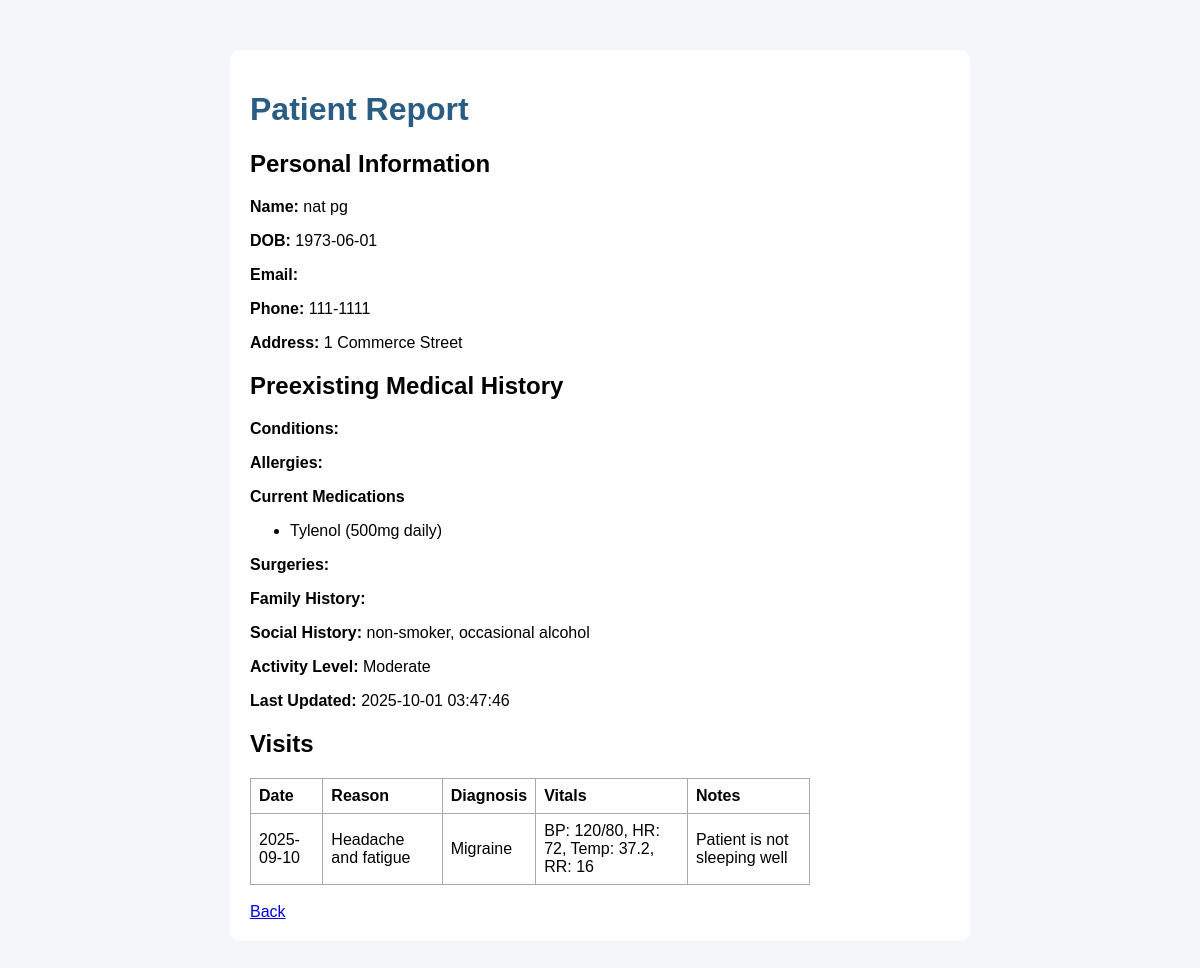
Screenshot of /doctor/generate_report.php?patient_id=1 (signed in) with the database file from the repository.
### tables this page shows
CREATE TABLE PATIENT_INFO (
    patient_id INT AUTO_INCREMENT PRIMARY KEY,
    first_name VARCHAR(50) NOT NULL,
    last_name VARCHAR(50) NOT NULL,
    date_of_birth DATE,
    gender VARCHAR(20),
    phone_number VARCHAR(20),
    contact_email VARCHAR(100) UNIQUE,
    address VARCHAR(200),
    emergency_contact_name VARCHAR(100),
    emergency_contact_number VARCHAR(20),
    marital_status ENUM('Single', 'Married', 'Divorced', 'Widowed','Seperated'),
    ethnicity VARCHAR(50)
     
);

CREATE TABLE PATIENT_MEDICATIONS (
    med_id INT AUTO_INCREMENT PRIMARY KEY,
    patient_id INT NOT NULL,
    medication_name VARCHAR(100) NOT NULL,
    start_date DATE,
    end_date DATE,
    dosage VARCHAR(50),
    FOREIGN KEY (patient_id) REFERENCES PATIENT_INFO(patient_id)
);

CREATE TABLE PREEXISTING_MEDICAL_HISTORY (
    history_id INT AUTO_INCREMENT PRIMARY KEY,
    patient_id INT,
    conditions TEXT,
    allergies TEXT,
    family_history TEXT,
    surgeries TEXT,
    social_history TEXT,
    activity_level TEXT,
    serious_illnesses TEXT,
    serious_injuries TEXT,
    other_info TEXT,
    last_time_updated DATETIME,
    FOREIGN KEY (patient_id) REFERENCES PATIENT_INFO(patient_id)
);

CREATE TABLE HOSPITAL_VISITS (
    visit_id INT AUTO_INCREMENT PRIMARY KEY,
    patient_id INT,
    doctor_id INT,
    visit_date DATE,
    visit_reason VARCHAR(200),
    diagnosis VARCHAR(200),
    FOREIGN KEY (patient_id) REFERENCES PATIENT_INFO(patient_id),
    FOREIGN KEY (doctor_id) REFERENCES DOCTOR_INFO(doctor_id)
);

CREATE TABLE RETURNED_VISIT_DATA (
    return_id INT AUTO_INCREMENT PRIMARY KEY,
    visit_id INT,
    patient_id INT,
    doctor_id INT,
    visit_date DATE,
    height DECIMAL(5,2),
    weight DECIMAL(5,2),
    blood_pressure VARCHAR(20),
    heart_rate INT,
    next_checkup_date DATE,
    temperature DECIMAL(4,1),
    new_medicines TEXT,
    respiration_rate INT,
    new_conditions TEXT,
    skin_health ENUM('Worst', 'Worsening', 'Normal', 'Better', 'Best'),
    organ_health ENUM('Worst', 'Worsening', 'Normal', 'Better', 'Best'),
    neurological_health ENUM('Worst', 'Worsening', 'Normal', 'Better', 'Best'),
    urgent_concern TEXT,
    extra_notes TEXT,
    FOREIGN KEY (visit_id) REFERENCES HOSPITAL_VISITS(visit_id),
    FOREIGN KEY (patient_id) REFERENCES PATIENT_INFO(patient_id),
    FOREIGN KEY (doctor_id) REFERENCES DOCTOR_INFO(doctor_id)
);

### doctor/generate_report.php (the view, shortened to what this page needs)
<?php
include '../includes/db.php';
$patient_id = isset($_GET['patient_id']) ? (int)$_GET['patient_id'] : 0;
$pstmt = $conn->prepare("SELECT * FROM PATIENT_INFO WHERE patient_id = ?");
$pstmt->bind_param("i", $patient_id);
$pstmt->execute();
$patient = $pstmt->get_result()->fetch_assoc();
$hstmt = $conn->prepare("SELECT * FROM PREEXISTING_MEDICAL_HISTORY WHERE patient_id = ?");
$hstmt->bind_param("i", $patient_id);
$hstmt->execute();
$history = $hstmt->get_result()->fetch_assoc();
$vstmt = $conn->prepare("SELECT * FROM HOSPITAL_VISITS WHERE patient_id = ? ORDER BY visit_date DESC");
$vstmt->bind_param("i", $patient_id);
$vstmt->execute();
$visits = $vstmt->get_result();
$rstmt = $conn->prepare("SELECT * FROM RETURNED_VISIT_DATA WHERE patient_id = ?");
$rstmt->bind_param("i", $patient_id);
$rstmt->execute();
$rvd_res = $rstmt->get_result();
$rvd_by_visit = [];
while ($row = $rvd_res->fetch_assoc()) {
    $rvd_by_visit[$row['visit_id']] = $row;
}
$mstmt = $conn->prepare("SELECT medication_name, dosage FROM PATIENT_MEDICATIONS WHERE patient_id = ?");
$mstmt->bind_param("i", $patient_id);
$mstmt->execute();
$medications = $mstmt->get_result();
?>
<!DOCTYPE html>
<html>
<head>
    <link rel="stylesheet" href="../css/styles.css">
</head>
<body>
    <div class="records-container">
        <h1>Patient Report</h1>
        <?php if (!$patient): ?>
            <p>patient not found</p>
        <?php else: ?>
            <h2>Personal Information</h2>
            <p><strong>Name:</strong> <?php echo htmlspecialchars($patient['first_name'].' '.$patient['last_name']); ?></p>
            <p><strong>DOB:</strong> <?php echo htmlspecialchars($patient['date_of_birth']); ?></p>
            <p><strong>Email:</strong> <?php echo htmlspecialchars($patient['email'] ?? ''); ?></p>
            <p><strong>Phone:</strong> <?php echo htmlspecialchars($patient['phone_number'] ?? ''); ?></p>
            <p><strong>Address:</strong> <?php echo htmlspecialchars($patient['address'] ?? ''); ?></p>
            <h2>Preexisting Medical History</h2>
            <?php if ($history): ?>
                <p><strong>Conditions:</strong> <?php echo htmlspecialchars($history['conditions'] ?? ''); ?></p>
                <p><strong>Allergies:</strong> <?php echo htmlspecialchars($history['allergies'] ?? ''); ?></p>
                <p><strong>Current Medications</strong></p>
                <?php if ($medications->num_rows > 0): ?>
                    <ul>
                        <?php while ($med = $medications->fetch_assoc()): ?>
                            <li><?php echo htmlspecialchars($med['medication_name'] . " (" . $med['dosage'] . ")"); ?></li>
                        <?php endwhile; ?>
                    </ul>
                <?php else: ?>
                    <p>no medications recorded</p>
                <?php endif; ?>
                <p><strong>Surgeries:</strong> <?php echo htmlspecialchars($history['surgeries'] ?? ''); ?></p>
                <p><strong>Family History:</strong> <?php echo htmlspecialchars($history['family_history'] ?? ''); ?></p>
                <p><strong>Social History:</strong> <?php echo htmlspecialchars($history['social_history'] ?? ''); ?></p>
                <p><strong>Activity Level:</strong> <?php echo htmlspecialchars($history['activity_level'] ?? ''); ?></p>
                <p><strong>Last Updated:</strong> <?php echo htmlspecialchars($history['last_time_updated'] ?? ''); ?></p>
            <?php else: ?>
                <p>no preexisting history recorded</p>
            <?php endif; ?>
            <h2>Visits</h2>
            <?php if ($visits->num_rows === 0): ?>
                <p>no visits recorded</p>
            <?php else: ?>
                <table>
                    <tr>
                        <th>Date</th>
                        <th>Reason</th>
                        <th>Diagnosis</th>
                        <th>Vitals</th>
                        <th>Notes</th>
                    </tr>
                    <?php while ($v = $visits->fetch_assoc()):
                        $rvd = $rvd_by_visit[$v['visit_id']] ?? null; ?>
                        <tr>
                            <td><?php echo htmlspecialchars($v['visit_date']); ?></td>
                            <td><?php echo htmlspecialchars($v['visit_reason'] ?? ''); ?></td>
                            <td><?php echo htmlspecialchars($v['diagnosis'] ?? ''); ?></td>
                            <td>
                                <?php if ($rvd): ?>
                                    <?php echo 'BP: '.htmlspecialchars($rvd['blood_pressure'] ?? '').', HR: '.htmlspecialchars($rvd['heart_rate'] ?? '').', Temp: '.htmlspecialchars($rvd['temperature'] ?? '').', RR: '.htmlspecialchars($rvd['respiration_rate'] ?? ''); ?>
                                <?php else: ?>
                                    n/a
                                <?php endif; ?>
                            </td>
                            <td><?php echo htmlspecialchars($rvd['extra_notes'] ?? ''); ?></td>
                        </tr>
                    <?php endwhile; ?>
                </table>
            <?php endif; ?>
        <?php endif; ?>
        <br>
        <a href="view_patient.php">Back</a>
    </div>
</body>
</html>

### css/styles.css (style rules this page uses)
body { font-family: Arial, sans-serif; margin: 20px; background: #f4f6f9; }
h1 { color: #2a5d84; }
table { border-collapse: collapse; width: 80%; margin-top: 20px; }
th, td { border: 1px solid #aaa; padding: 8px; text-align: left; }
.records-container { width: 700px; margin: 50px auto; background: #fff; padding: 20px; border-radius: 10px; }

### rows the page displays
patient_info: first_name+last_name "nat pg", date_of_birth "1973-06-01", phone_number "111-1111", address "1 Commerce Street"
patient_medications: medication_name+dosage "Tylenol (500mg daily)"
preexisting_medical_history: social_history "non-smoker, occasional alcohol", activity_level "Moderate", last_time_updated "2025-10-01 03:47:46"
hospital_visits: visit_date "2025-09-10", visit_reason "Headache and fatigue", diagnosis "Migraine", visit_id.blood_pressure "120/80", visit_id.heart_rate "72", visit_id.temperature "37.2", visit_id.respiration_rate "16", visit_id.extra_notes "Patient is not sleeping well"
